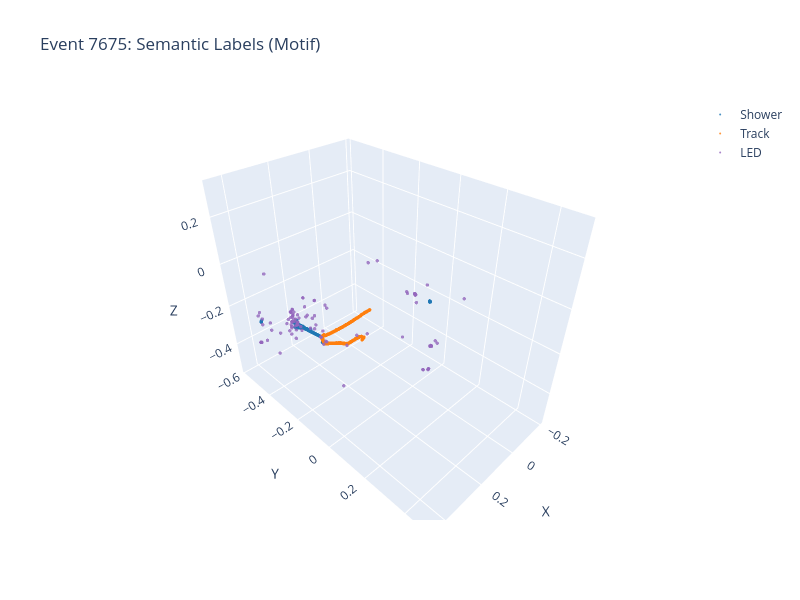

Notebook source saved alongside this figure:
### Markdown cell above
### Semantic Labels (Motif)

### Code cell
colors = ['#1f77b4', '#ff7f0e', '#2ca02c', '#d62728', '#9467bd']

fig = go.Figure()
for i, name in enumerate(MOTIF_CLASSES):
    mask = motif == i
    if mask.sum() > 0:
        fig.add_trace(go.Scatter3d(
            x=coords[mask, 0], y=coords[mask, 1], z=coords[mask, 2],
            mode='markers',
            marker=dict(size=2, color=colors[i], opacity=0.8),
            name=name
        ))

fig.update_layout(
    title=f'Event {idx}: Semantic Labels (Motif)',
    scene=dict(xaxis_title='X', yaxis_title='Y', zaxis_title='Z'),
    width=800, height=600
)
fig.show()
